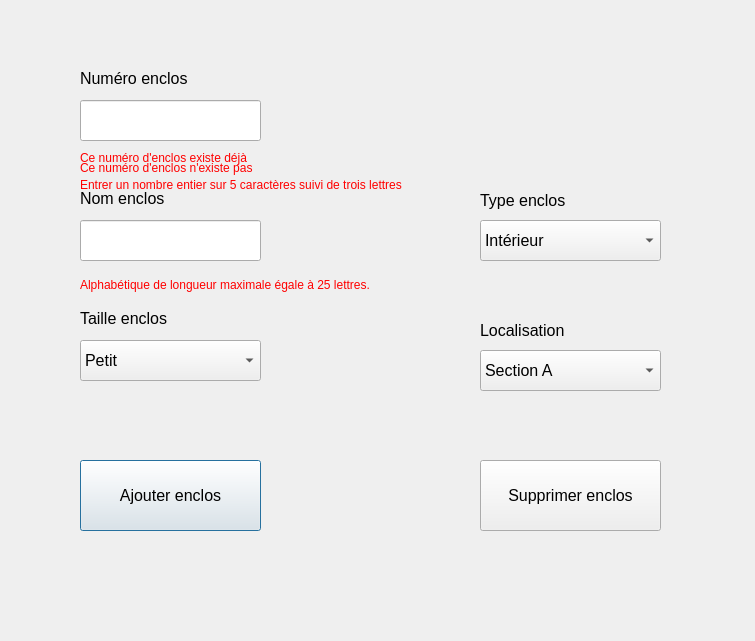
<?xml version="1.0" encoding="UTF-8"?>
<ui version="4.0">
 <class>Dialog</class>
 <widget class="QDialog" name="Dialog">
  <property name="geometry">
   <rect>
    <x>0</x>
    <y>0</y>
    <width>755</width>
    <height>641</height>
   </rect>
  </property>
  <property name="windowTitle">
   <string>Dialog</string>
  </property>
  <widget class="QLabel" name="label_numero_enclos">
   <property name="geometry">
    <rect>
     <x>80</x>
     <y>70</y>
     <width>171</width>
     <height>16</height>
    </rect>
   </property>
   <property name="font">
    <font>
     <pointsize>12</pointsize>
    </font>
   </property>
   <property name="text">
    <string>Numéro enclos</string>
   </property>
  </widget>
  <widget class="QLineEdit" name="lineEdit_numero_enclos">
   <property name="geometry">
    <rect>
     <x>80</x>
     <y>100</y>
     <width>181</width>
     <height>41</height>
    </rect>
   </property>
  </widget>
  <widget class="QLineEdit" name="lineEdit_nom_enclos">
   <property name="geometry">
    <rect>
     <x>80</x>
     <y>220</y>
     <width>181</width>
     <height>41</height>
    </rect>
   </property>
  </widget>
  <widget class="QLabel" name="label_nom_enclos">
   <property name="geometry">
    <rect>
     <x>80</x>
     <y>190</y>
     <width>171</width>
     <height>16</height>
    </rect>
   </property>
   <property name="font">
    <font>
     <pointsize>12</pointsize>
    </font>
   </property>
   <property name="text">
    <string>Nom enclos</string>
   </property>
  </widget>
  <widget class="QLabel" name="label_taille_enclos">
   <property name="geometry">
    <rect>
     <x>80</x>
     <y>310</y>
     <width>171</width>
     <height>16</height>
    </rect>
   </property>
   <property name="font">
    <font>
     <pointsize>12</pointsize>
    </font>
   </property>
   <property name="text">
    <string>Taille enclos</string>
   </property>
  </widget>
  <widget class="QComboBox" name="comboBox_taille_enclos">
   <property name="geometry">
    <rect>
     <x>80</x>
     <y>340</y>
     <width>181</width>
     <height>41</height>
    </rect>
   </property>
   <property name="font">
    <font>
     <pointsize>12</pointsize>
    </font>
   </property>
   <item>
    <property name="text">
     <string>Petit</string>
    </property>
   </item>
   <item>
    <property name="text">
     <string>Moyen</string>
    </property>
   </item>
   <item>
    <property name="text">
     <string>Grand</string>
    </property>
   </item>
  </widget>
  <widget class="QLabel" name="label_type_enclos">
   <property name="geometry">
    <rect>
     <x>480</x>
     <y>190</y>
     <width>171</width>
     <height>21</height>
    </rect>
   </property>
   <property name="font">
    <font>
     <pointsize>12</pointsize>
    </font>
   </property>
   <property name="text">
    <string>Type enclos</string>
   </property>
  </widget>
  <widget class="QComboBox" name="comboBox_type_enclos">
   <property name="geometry">
    <rect>
     <x>480</x>
     <y>220</y>
     <width>181</width>
     <height>41</height>
    </rect>
   </property>
   <property name="font">
    <font>
     <pointsize>12</pointsize>
    </font>
   </property>
   <item>
    <property name="text">
     <string>Intérieur</string>
    </property>
   </item>
   <item>
    <property name="text">
     <string>Extérieur</string>
    </property>
   </item>
   <item>
    <property name="text">
     <string/>
    </property>
   </item>
  </widget>
  <widget class="QComboBox" name="comboBox_localisation">
   <property name="geometry">
    <rect>
     <x>480</x>
     <y>350</y>
     <width>181</width>
     <height>41</height>
    </rect>
   </property>
   <property name="font">
    <font>
     <pointsize>12</pointsize>
    </font>
   </property>
   <item>
    <property name="text">
     <string>Section A</string>
    </property>
   </item>
   <item>
    <property name="text">
     <string>Section B</string>
    </property>
   </item>
   <item>
    <property name="text">
     <string>Section C</string>
    </property>
   </item>
  </widget>
  <widget class="QLabel" name="label_localisation">
   <property name="geometry">
    <rect>
     <x>480</x>
     <y>320</y>
     <width>171</width>
     <height>21</height>
    </rect>
   </property>
   <property name="font">
    <font>
     <pointsize>12</pointsize>
    </font>
   </property>
   <property name="text">
    <string>Localisation</string>
   </property>
  </widget>
  <widget class="QPushButton" name="pushButton_Ajouter_enclos">
   <property name="geometry">
    <rect>
     <x>80</x>
     <y>460</y>
     <width>181</width>
     <height>71</height>
    </rect>
   </property>
   <property name="font">
    <font>
     <pointsize>12</pointsize>
    </font>
   </property>
   <property name="text">
    <string>Ajouter enclos</string>
   </property>
  </widget>
  <widget class="QPushButton" name="pushButton_supprimer_enclos">
   <property name="geometry">
    <rect>
     <x>480</x>
     <y>460</y>
     <width>181</width>
     <height>71</height>
    </rect>
   </property>
   <property name="font">
    <font>
     <pointsize>12</pointsize>
    </font>
   </property>
   <property name="text">
    <string>Supprimer enclos</string>
   </property>
  </widget>
  <widget class="QLabel" name="label_erreur_numero_enclos_existe">
   <property name="geometry">
    <rect>
     <x>80</x>
     <y>150</y>
     <width>211</width>
     <height>16</height>
    </rect>
   </property>
   <property name="text">
    <string>&lt;html&gt;&lt;head/&gt;&lt;body&gt;&lt;p&gt;&lt;span style=&quot; font-size:9pt; color:#ff0000;&quot;&gt;Ce numéro d'enclos existe déjà&lt;/span&gt;&lt;/p&gt;&lt;/body&gt;&lt;/html&gt;</string>
   </property>
  </widget>
  <widget class="QLabel" name="label_erreur_numero_enclos_existe_pas">
   <property name="geometry">
    <rect>
     <x>80</x>
     <y>160</y>
     <width>211</width>
     <height>16</height>
    </rect>
   </property>
   <property name="text">
    <string>&lt;html&gt;&lt;head/&gt;&lt;body&gt;&lt;p&gt;&lt;span style=&quot; font-size:9pt; color:#ff0000;&quot;&gt;Ce numéro d'enclos n'existe pas&lt;/span&gt;&lt;/p&gt;&lt;/body&gt;&lt;/html&gt;</string>
   </property>
  </widget>
  <widget class="QLabel" name="label_erreur_validation_numero_enclos">
   <property name="geometry">
    <rect>
     <x>80</x>
     <y>170</y>
     <width>421</width>
     <height>31</height>
    </rect>
   </property>
   <property name="text">
    <string>&lt;html&gt;&lt;head/&gt;&lt;body&gt;&lt;p&gt;&lt;span style=&quot; font-size:9pt; color:#ff0000;&quot;&gt;Entrer un &lt;/span&gt;&lt;span style=&quot; font-family:'Arial,sans-serif'; font-size:9pt; color:#ff0000;&quot;&gt;nombre entier sur 5 caractères suivi de trois lettres&lt;/span&gt;&lt;/p&gt;&lt;/body&gt;&lt;/html&gt;</string>
   </property>
  </widget>
  <widget class="QLabel" name="label_erreur_nom_enclos">
   <property name="geometry">
    <rect>
     <x>80</x>
     <y>270</y>
     <width>421</width>
     <height>31</height>
    </rect>
   </property>
   <property name="text">
    <string>&lt;html&gt;&lt;head/&gt;&lt;body&gt;&lt;p&gt;&lt;span style=&quot; font-family:'Arial,sans-serif'; font-size:9pt; color:#ff0000;&quot;&gt;Alphabétique de longueur maximale égale à  25 lettres.&lt;/span&gt;&lt;span style=&quot; font-family:'Arial,sans-serif'; font-size:9pt; font-weight:600; color:#ff0000;&quot;/&gt;&lt;/p&gt;&lt;/body&gt;&lt;/html&gt;</string>
   </property>
  </widget>
 </widget>
 <resources/>
 <connections/>
</ui>
